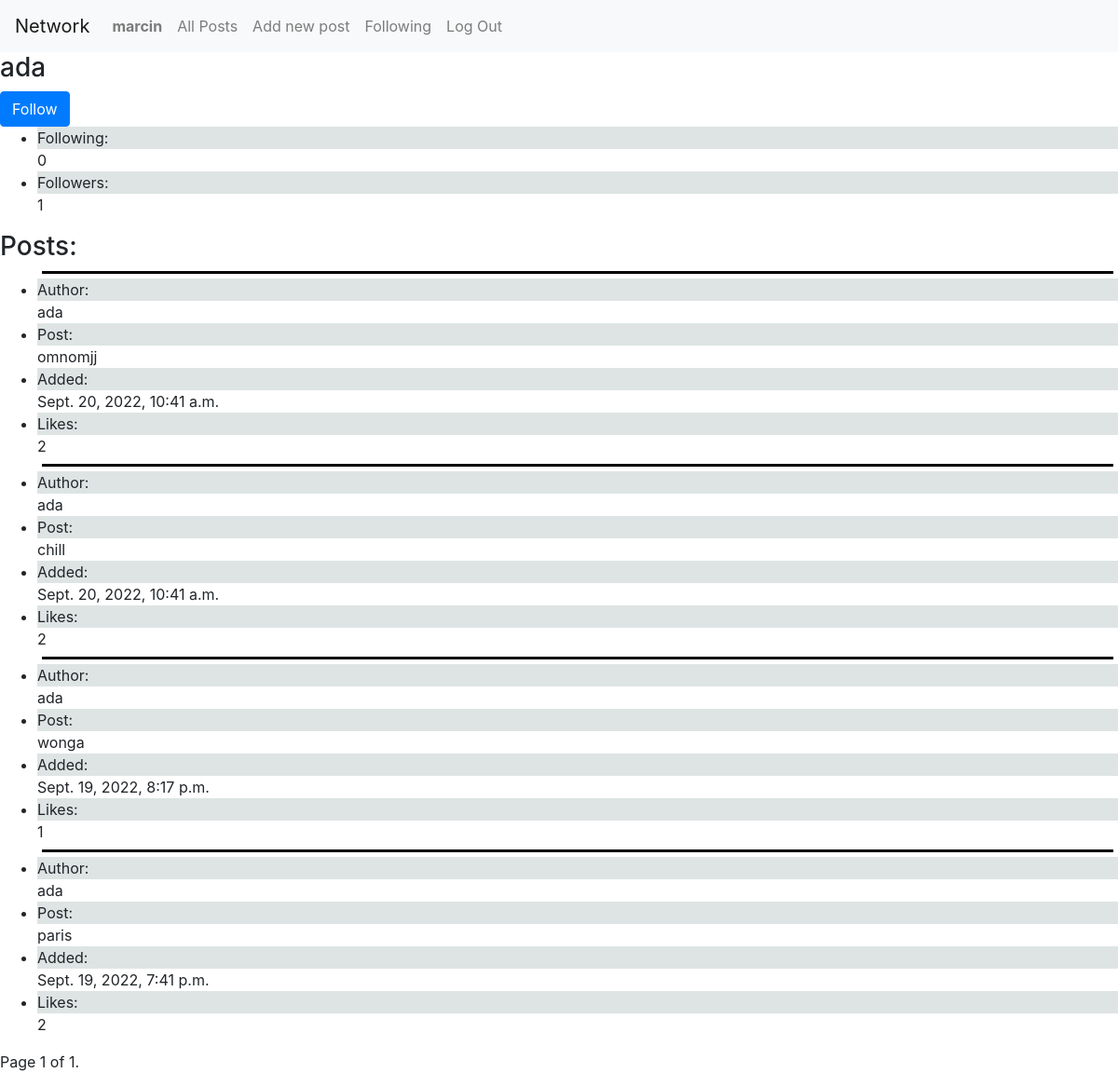
Screenshot of /profile/3 (signed in) with the database file from the repository.
### network/models.py (models this page shows, shortened)
class User(AbstractUser):
    followers_number = models.IntegerField(default=0)
    following_number = models.IntegerField(default=0)
    followers = models.ManyToManyField("self", blank=True, symmetrical=False, related_name="u_followers")
    following = models.ManyToManyField("self", blank=True,  symmetrical=False, related_name="u_following")

class New_post(models.Model):
    poster = models.ForeignKey(User, on_delete=models.CASCADE, related_name="poster")
    post = models.TextField(max_length=500)
    date = models.DateTimeField(auto_now_add=True)
    likes = models.IntegerField(default=0)
    u_likes = models.ManyToManyField(User, blank=True, related_name="u_likes")

### network/views.py (the view, shortened to what this page needs)
# urls.py: path("profile/<int:user_id>", views.profile, name="profile"),
def profile(request, user_id):
    profile = User.objects.get(id=user_id)
    posts = list(reversed(New_post.objects.all().filter(poster=profile.id)))
    user = User.objects.get(id=request.user.id)
    paginator = Paginator(posts, 10)
    page_number = request.GET.get('page')
    page_obj = paginator.get_page(page_number)
    return render(request, "network/profile.html", {
        "profile": profile,
        "page_obj": page_obj,
        "page_number": page_number
    })

### network/templates/network/profile.html (shortened to what this page needs)
{% extends "network/layout.html" %}
{% block body %}
    <h3>{{ profile.username }}</h3>
    {% if profile.username != user.username %}
        {% if profile in user.following.all %}
        <form action="{% url 'profile' profile.id %}" method="post">
            {% csrf_token %}
            <input class="btn btn-primary" type="submit" value="Unfollow" name="unfollow">
        </form>
        {% else %}
        <form action="{% url 'profile' profile.id %}" method="post">
            <input class="btn btn-primary" type="submit" value="Follow" name="follow">
        </form>
        {% endif %}
    {% endif %}
    <ul>
        <li><div class="grey">Following:</div>{{ profile.following_number }}</li>
        <li><div class="grey">Followers:</div>{{ profile.followers_number }}</li>
    </ul>
    <h3>Posts:</h3>
    <ul>
        {% for post in page_obj %}
            <div class="line"></div>
            <div>
                <li><div class="grey">Author:</div>{{ post.poster }}</li>
                <li><div class="grey">Post:</div>{{ post.post }}</li>
                <li><div class="grey">Added:</div>{{ post.date }}</li>
                <li><div class="grey">Likes:</div>{{ post.likes }}</li>
                {% empty %}
                <li>No current posts</li>
            </div>
            {% endfor %}
    </ul>
    <div class="pagination">
        <span class="step-links">
            <span class="current">
                Page {{ page_obj.number }} of {{ page_obj.paginator.num_pages }}.
            </span>
        </span>
    </div>
{% endblock %}

### network/templates/network/layout.html (shortened to what this page needs)
{% load static %}
<!DOCTYPE html>
<html lang="en">
    <head>
        <link rel="stylesheet" href="https://stackpath.bootstrapcdn.com/bootstrap/4.4.1/css/bootstrap.min.css">
        <link href="{% static 'network/styles.css' %}" rel="stylesheet">
    </head>
    <body>
        <nav class="navbar navbar-expand-lg navbar-light bg-light">
            <a class="navbar-brand" href="#">Network</a>
            <div>
              <ul class="navbar-nav mr-auto">
                {% if user.is_authenticated %}
                    <li class="nav-item">
                        <a class="nav-link" href="{% url 'profile' user.id %}"><strong>{{ user.username }}</strong></a>
                    </li>
                {% endif %}
                <li class="nav-item">
                  <a class="nav-link" href="{% url 'index' %}">All Posts</a>
                </li>
                {% if user.is_authenticated %}
                    <li class="nav-item">
                        <a class="nav-link" href="{% url 'new_post' %}">Add new post</a>
                    </li>
                    <li class="nav-item">
                        <a class="nav-link" href="{% url 'following' %}">Following</a>
                    </li>
                    <li class="nav-item">
                        <a class="nav-link" href="{% url 'logout' %}">Log Out</a>
                    </li>
                {% endif %}
              </ul>
            </div>
          </nav>
        <div class="body">
            {% block body %}
            {% endblock %}
        </div>
    </body>
</html>

### network/static/network/styles.css (style rules this page uses)
.line { border-bottom: 3px solid black; height: 5px; margin: 5px; }
.grey { background-color: rgba(210, 218, 218, 0.733); }

### rows the page displays
User: username "marcin"
User: username "ada", following_number "0", followers_number "1"
New_post: poster "ada", post "omnomjj", date "Sept. 20, 2022, 10:41 a.m.", likes "2"
New_post: poster "ada", post "chill", date "Sept. 20, 2022, 10:41 a.m.", likes "2"
New_post: poster "ada", post "wonga", date "Sept. 19, 2022, 8:17 p.m.", likes "1"
New_post: poster "ada", post "paris", date "Sept. 19, 2022, 7:41 p.m.", likes "2"

### other values shown
{{ page_obj.number }} "1"
{{ page_obj.paginator.num_pages }} "1"
